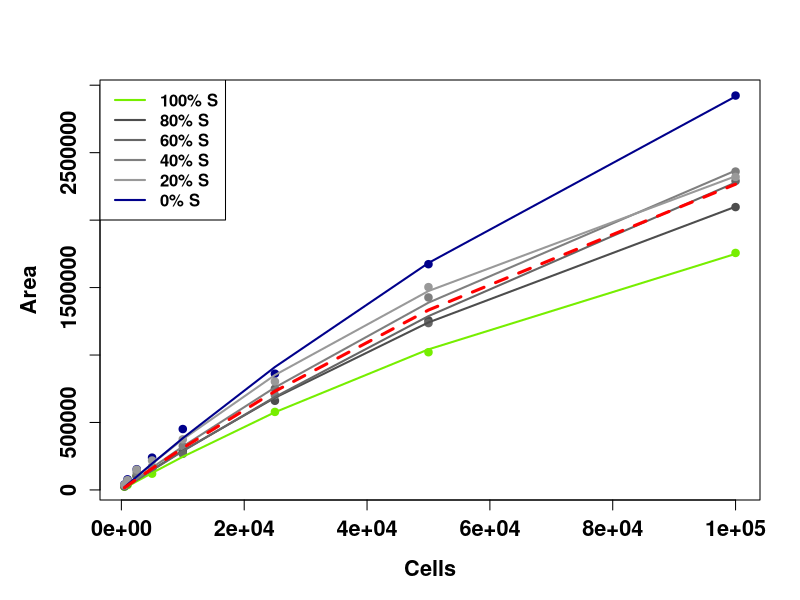
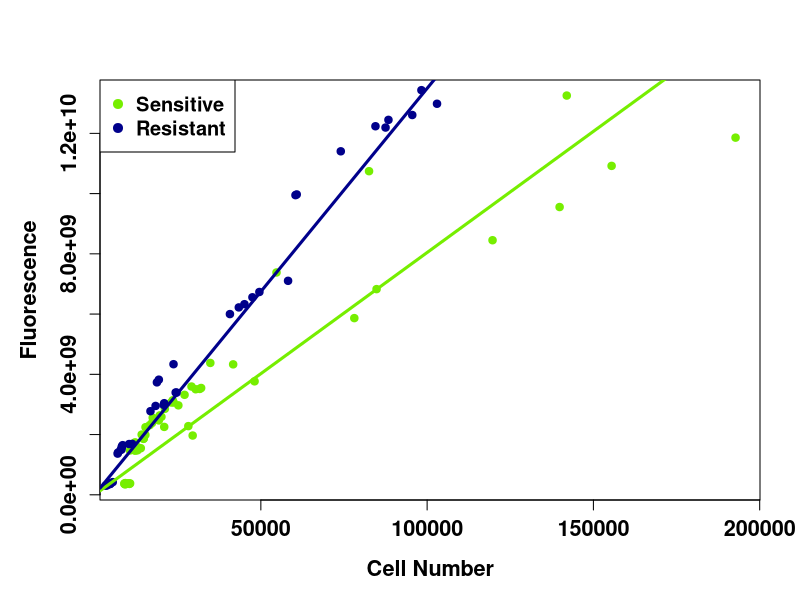

Write R code to recreate these figures, in order.
# I edited the csv output of growth_curves_LY2_2.0.xlsx by hand and will
# finish cleaning here
LY2cols <- c("chartreuse2","darkblue")
names(LY2cols) <- c("S","R")

LYraw <- read.csv("../DATA/coculture.csv",header=TRUE)
LYraw$X <- NULL
tmp <- t(LYraw)
tmp <- tmp[2:nrow(tmp),]
tmp <- as.data.frame(tmp)
tmp$Cells <- tmp[,"V4"]
pcts <- seq(from=100,to=0,by=-20)
tmp[,paste0("V",seq(from=4,to=20,by=4))] <- NULL
names(tmp) <- c(
        paste0(rep(paste0("S",pcts),each=3),
               rep(paste0("_",1:3),6)),"Cells")
gcl <- tmp

# The sprawling R cells are glued back together by the S cells, so we
# can use an overall correction based solely on the S cells.

mean2 <- function(x) mean(na.omit(x))
S100nms <- c("S100_1","S100_2","S100_3")
S80nms <- c("S80_1","S80_2","S80_3")
S60nms <- c("S60_1","S60_2","S60_3")
S40nms <- c("S40_1","S40_2","S40_3")
S20nms <- c("S20_1","S20_2","S20_3")
S0nms <- c("S0_1","S0_2","S0_3")

for (i in 1:ncol(gcl)) gcl[,i] <- as.numeric(gcl[,i])

gcl$S100ave <- apply(gcl[,S100nms],1,mean2)
gcl$S80ave <- apply(gcl[,S80nms],1,mean2)
gcl$S60ave <- apply(gcl[,S60nms],1,mean2)
gcl$S40ave <- apply(gcl[,S40nms],1,mean2)
gcl$S20ave <- apply(gcl[,S20nms],1,mean2)
gcl$S0ave <- apply(gcl[,S0nms],1,mean2)

newgcl <- gcl[,c("Cells","S100ave","S80ave","S60ave",
                         "S40ave","S20ave","S0ave")]
  
# Fit each of the sets with a Michaelis-Menten curve
gcells <- gcl$Cells
gfit <- function(x) {
 K <- x[1]
 A <- x[2]
 sum((A*tmp$Cells/(K+tmp$Cells)-tmp$Area)^2)
}

LYfitdat <- data.frame(pct=pcts,K=0,A=0)
for (ipct in 1:length(pcts)) {
  pct <- pcts[ipct]
  gtnms <- paste0("S",pct,"_",1:3)
  tmp <- matrix(unlist(gcl[,gtnms]),3*length(gcells),1)
  tmp <- data.frame(Cells=rep(gcells,3),Area=tmp)
  tmp <- subset(tmp,is.na(tmp$Area)==FALSE)
  Kstart <- mean(gcells)
  Astart <- max(tmp$Area)
  tmp.fit <- optim(c(Kstart,Astart),gfit)
  LYfitdat[ipct,c("K","A")] <-tmp.fit$par
}

# Fit to all the points with S cells
gtnms <- paste0("S",rep(pcts,each=3),"_",1:3)
tmp <- matrix(unlist(gcl[,gtnms]),3*length(pcts)*length(gcells),1)
tmp <- data.frame(Cells=rep(gcells,3*length(pcts)),Area=tmp)
tmp <- subset(tmp,is.na(tmp$Area)==FALSE)
Kstart <- mean(gcells)
Astart <- max(tmp$Area)
all.fit <- optim(c(Kstart,Astart),gfit)$par

cols <- c(LY2cols["S"],"gray30","gray40","gray50","gray60",LY2cols["R"])

# Superimpose the MM fits
mmfun <- function(x) A*x/(K+x)
for (ipct in 1:length(pcts)) {
  K <- LYfitdat$K[ipct]
  A <- LYfitdat$A[ipct]
}
KM <- mean(LYfitdat$K[2:5])
AM <- mean(LYfitdat$A[2:5])
K <- KM
A <- AM

# Now define it as a function
LYAS <- function(C) LYfitdat$A[LYfitdat$pct==100]*C/(LYfitdat$K[LYfitdat$pct==100]+C)
LYAM <- function(C) AM*C/(KM+C)
LYAR <- function(C) LYfitdat$A[LYfitdat$pct==0]*C/(LYfitdat$K[LYfitdat$pct==0]+C)

# Might as well save the inverse
LYASinv <- function(A) (LYfitdat$K[LYfitdat$pct==100]*A)/(LYfitdat$A[LYfitdat$pct==100]-A)
LYAMinv <- function(A) (KM*A)/(AM-A)
LYARinv <- function(A) (LYfitdat$K[LYfitdat$pct==0]*A)/(LYfitdat$A[LYfitdat$pct==0]-A)

# Huzzah, now we can use these in FACT!

# This is for the fluorescence

days <- c(0, 4, 7, 11, 14, 18)
Areasc <- read.csv("../DATA/LYarea.csv",header=FALSE)
Sfluorsc <- read.csv("../DATA/LYSfluor.csv",header=FALSE)
Rfluorsc <- read.csv("../DATA/LYRfluor.csv",header=FALSE)
Areasc[,1] <- days
Sfluorsc[,1] <- days
Rfluorsc[,1] <- days

# Fix the names: This has 2 ribo doses, and 4 initial conditions
tmp <- c("day",c(rep("R000",12),
               rep("R003",12),
               rep("R005",12)))
tmp2 <- c("",rep(c(rep(".S0",3),rep(".R0",3),rep(paste0(".M",1:2),each=3)),3))
tmp3 <- c("",rep(1:3,12))
colnms <- paste0(tmp,tmp2,tmp3)
names(Areasc) <- colnms
names(Sfluorsc) <- colnms
names(Rfluorsc) <- colnms

# Replace the NA's with 0's in the fluorescence data
Sfluorsc[is.na(Sfluorsc)] <- 0
Rfluorsc[is.na(Rfluorsc)] <- 0

# Make fractions and see what happens
rawFractionsc <- Areasc
rawFractionsc <- Sfluorsc/(Sfluorsc+Rfluorsc)
rawFractionsc$day <- days

Scolnms <- colnms[substr(colnms,6,6)=="S"]
Rcolnms <- colnms[substr(colnms,6,6)=="R"]
Mcolnms <- colnms[substr(colnms,6,6)=="M"]
M1colnms <- Mcolnms[substr(Mcolnms,7,7)=="1"]
M2colnms <- Mcolnms[substr(Mcolnms,7,7)=="2"]

# Invert areas to total numbers
Totalsc <- Areasc
Totalsc[,Scolnms] <- LYASinv(Totalsc[,Scolnms])
Totalsc[,Rcolnms] <- LYARinv(Totalsc[,Rcolnms])
Totalsc[,Mcolnms] <- LYAMinv(Totalsc[,Mcolnms])

pdf("LY2fits.pdf")
# The curve fits
  par(mar=c(5,5,4,2),font=2, font.axis=2, font.lab=2,
#      font.main=2,family="Arial")
      font.main=2)
  cols <- c(LY2cols["S"],"gray30","gray40","gray50","gray60",LY2cols["R"])
  plot(S0ave ~ Cells,newgcl,col=cols[6],pch=19,type="p",
       xlab="Cells",ylab="Area",cex.lab=1.3,cex.axis=1.3)
  points(S100ave ~ Cells,newgcl,col=cols[1],pch=19,type="p")
  points(S80ave ~ Cells,newgcl,col=cols[2],pch=19,type="p")
  points(S60ave ~ Cells,newgcl,col=cols[3],pch=19,type="p")
  points(S40ave ~ Cells,newgcl,col=cols[4],pch=19,type="p")
  points(S20ave ~ Cells,newgcl,col=cols[5],pch=19,type="p")
  legend("topleft",paste0(pcts,"% S"),col=cols,lwd=2)

# Superimpose the MM fits
  mmfun <- function(x) A*x/(K+x)
  for (ipct in 1:length(pcts)) {
    K <- LYfitdat$K[ipct]
    A <- LYfitdat$A[ipct]
    lines(mmfun(Cells) ~ Cells,newgcl,col=cols[ipct],lwd=2)
  }
  KM <- mean(LYfitdat$K[2:5])
  AM <- mean(LYfitdat$A[2:5])
  K <- KM
  A <- AM
  lines(mmfun(Cells) ~ Cells,newgcl,col="red",lwd=3,lty=2)

# Show the fluorescence to cell relatioship
  par(mar=c(5,5,4,2),font=2, font.axis=2, font.lab=2,
#      font.main=2,family="Arial")
      font.main=2)
  plot(unlist(Totalsc[,Scolnms]),unlist(Sfluorsc[,Scolnms]),
       pch=19,col=LY2cols["S"],
       xlab="Cell Number",ylab="Fluorescence",cex.lab=1.3,cex.axis=1.3)
  points(unlist(Totalsc[,Rcolnms]),unlist(Rfluorsc[,Rcolnms]),
       pch=19,col=LY2cols["R"])
  Stmp.lm <- lm(unlist(Sfluorsc[,Scolnms])~unlist(Totalsc[,Scolnms])-1)
  abline(Stmp.lm,col=LY2cols["S"],lwd=3)
  Rtmp.lm <- lm(unlist(Rfluorsc[,Rcolnms])~unlist(Totalsc[,Rcolnms])-1)
  abline(Rtmp.lm,col=LY2cols["R"],lwd=3)
  legend("topleft",c("Sensitive","Resistant"),pch=19,col=LY2cols,cex=1.2)

dev.off()

